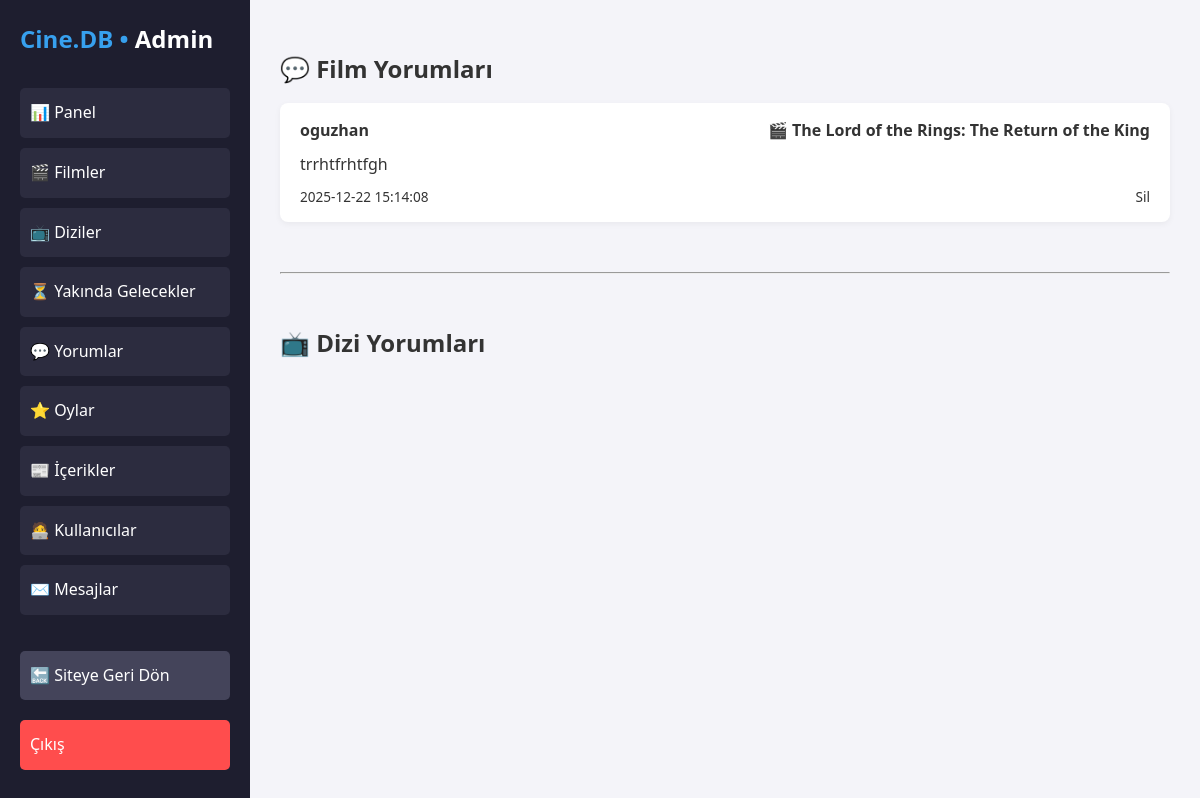
Page /admin/dashboard.php?page=yorumlar (signed in) on the earlier database version.
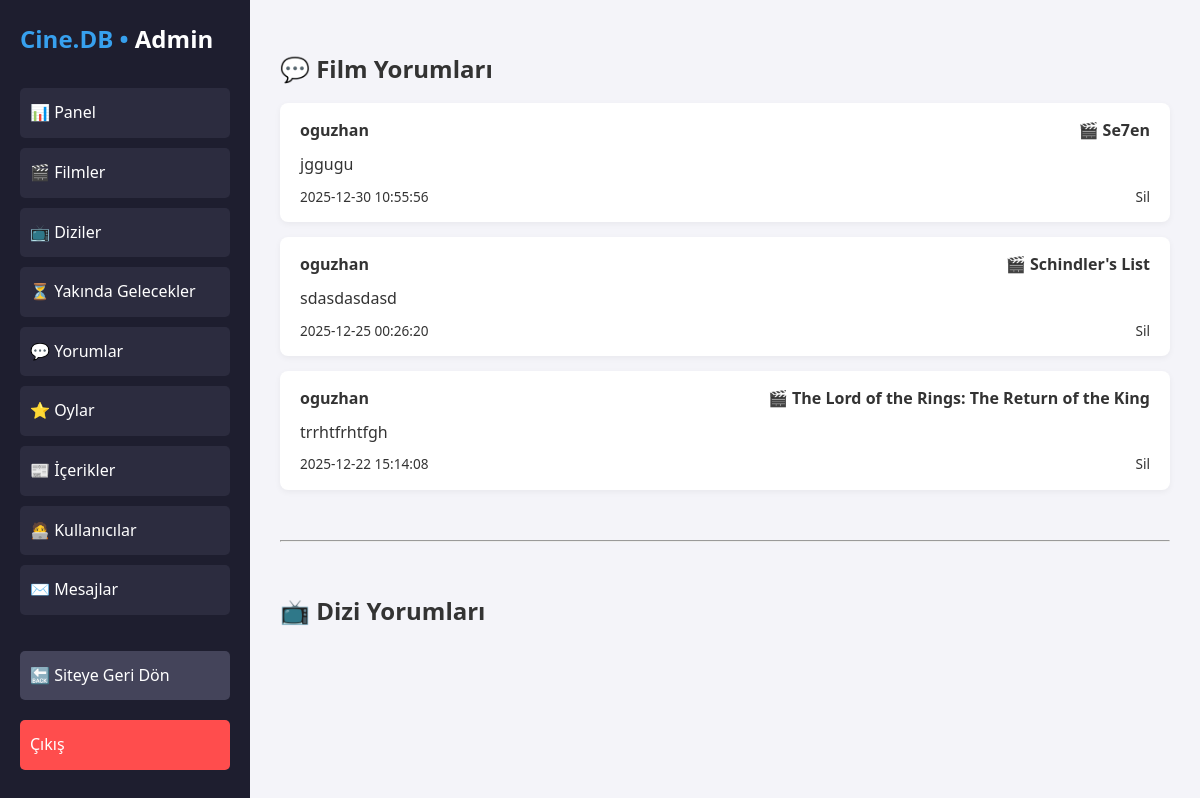
Same page on the later database version.
### tables this page shows
CREATE TABLE `yorumlar` (
  `id` int(11) NOT NULL,
  `film_id` int(11) NOT NULL,
  `dizi_id` int(11) DEFAULT NULL,
  `kullanici_adi` varchar(100) DEFAULT 'Anonim',
  `user_id` int(11) NOT NULL,
  `yorum` text NOT NULL,
  `tarih` datetime DEFAULT current_timestamp()
);

CREATE TABLE `users` (
  `id` int(11) NOT NULL,
  `kullanici_adi` varchar(50) NOT NULL,
  `email` varchar(100) NOT NULL,
  `sifre` varchar(255) NOT NULL,
  `profil_resmi` varchar(255) DEFAULT 'default.png',
  `kayit_tarihi` timestamp NOT NULL DEFAULT current_timestamp(),
  `role` enum('user','admin') NOT NULL DEFAULT 'user',
  `durum` tinyint(1) DEFAULT 1,
  `guncelleme_tarihi` timestamp NULL DEFAULT NULL ON UPDATE current_timestamp()
);

CREATE TABLE `filmler` (
  `id` int(11) NOT NULL,
  `baslik` varchar(255) DEFAULT NULL,
  `yil` int(11) DEFAULT NULL,
  `resim_url` varchar(255) DEFAULT NULL,
  `kategori` varchar(50) DEFAULT 'all',
  `sure` int(11) DEFAULT NULL,
  `tur` varchar(100) DEFAULT NULL,
  `imdb_puani` decimal(2,1) DEFAULT NULL,
  `ozet` text DEFAULT NULL,
  `yonetmen` varchar(255) DEFAULT NULL,
  `yazar` varchar(255) DEFAULT NULL,
  `basroller` varchar(255) DEFAULT NULL,
  `ulke` varchar(100) DEFAULT NULL,
  `fragman_url` text DEFAULT NULL,
  `one_cikan` tinyint(1) DEFAULT 0
);

### admin/dashboard.php (the view, shortened to what this page needs)
<?php
require_once '../config.php';
$page = isset($_GET['page']) ? $_GET['page'] : 'panel';
?>
<!DOCTYPE html>
<html lang="tr">
<head>
    <link rel="stylesheet" href="static/css/admin.css">
</head>
<body>
    <section class="admin-main">
        <div class="admin-main__sidebar">
            <h1><span>Cine.DB •</span> Admin</h1>
            <a href="dashboard.php?page=panel">📊 Panel</a>
            <a href="dashboard.php?page=filmler">🎬 Filmler</a>
            <a href="dashboard.php?page=diziler">📺 Diziler</a>
            <a href="dashboard.php?page=yakinda">⏳ Yakında Gelecekler</a>
            <a href="dashboard.php?page=yorumlar">💬 Yorumlar</a>
            <a href="dashboard.php?page=oylar">⭐ Oylar</a>
            <a href="dashboard.php?page=icerikler">📰 İçerikler</a>
            <a href="dashboard.php?page=kullanicilar">🧑‍💻 Kullanıcılar</a>
            <a href="dashboard.php?page=mesajlar">✉️ Mesajlar</a>
            <a href="../index.php" class="geri-don">🔙 Siteye Geri Dön</a>
            <a href="../cikis.php" class="logout">Çıkış</a>
        </div>
        <div class="admin-main__icerik">
            <?php
            switch ($page) {
                    ?>
                    <?php
                case 'yorumlar':
                    $yorumlar = $pdo->query("
                        SELECT
                            y.id,
                            u.kullanici_adi,
                            y.yorum,
                            y.tarih,
                            f.baslik AS film_baslik
                        FROM yorumlar y
                        JOIN users u ON u.id = y.user_id
                        JOIN filmler f ON f.id = y.film_id
                        ORDER BY y.tarih DESC
                    ")->fetchAll(PDO::FETCH_ASSOC);
                    ?>
                    <div class="yorum-container">
                        <h2>💬 Film Yorumları</h2>
                        <div class="yorum-listesi">
                            <?php foreach ($yorumlar as $y): ?>
                                <div class="yorum-card">
                                    <div class="yorum-ust">
                                        <div class="yorum-isim"><?= $y['kullanici_adi'] ?></div>
                                        <div class="yorum-film">🎬 <?= $y['film_baslik'] ?></div>
                                    </div>
                                    <div class="yorum-metin"><?= nl2br(htmlspecialchars($y['yorum'])) ?></div>
                                    <div class="yorum-alt">
                                        <div class="yorum-tarih"><?= $y['tarih'] ?></div>
                                        <a href="yorum_sil.php?id=<?= $y['id'] ?>&tur=film"
                                            onclick="return confirm('Bu yorumu silmek istiyor musun?')">Sil</a>
                                    </div>
                                </div>
                            <?php endforeach; ?>
                        </div>
                        <hr style="margin:50px 0">
                        <h2>📺 Dizi Yorumları</h2>
                    </div>
                    <?php
                    break;
                    ?>
                    <?php
            }
            ?>
        </div>
    </section>
</body>
</html>

### admin/static/css/admin.css (style rules this page uses)
* { box-sizing: border-box; margin: 0; padding: 0; font-family: "Segoe UI", Tahoma, Geneva, Verdana, sans-serif; }
body { background-color: #f4f4f9; color: #333; line-height: 1.6; }
a { text-decoration: none; color: inherit; }
.admin-main { display: flex; min-height: 100vh; }
.admin-main__sidebar { width: 250px; background-color: #1e1e2f; color: #fff; display: flex; flex-direction: column; padding: 20px; position: fixed; top: 0; left: 0; height: 100vh; overflow-y: auto; z-index: 999; }
.admin-main__sidebar h1 { font-size: 1.5rem; margin-bottom: 30px; }
.admin-main__sidebar h1 span { color: #37a0ee; }
.admin-main__sidebar a { display: block; padding: 12px 10px; margin-bottom: 10px; background-color: #2c2c3f; border-radius: 5px; transition: background 0.3s; }
.admin-main__sidebar a.geri-don { margin-top: auto; background-color: #44445a; }
.admin-main__sidebar a.logout { background-color: #ff4d4d; margin-top: 10px; }
.admin-main__icerik { flex: 1; padding: 30px; margin-left: 250px; }
.yorum-container, .oylar-container { margin-top: 20px; }
.yorum-listesi, .oy-listesi { display: grid; gap: 15px; margin-top: 15px; }
.yorum-card, .oy-kart { background-color: #fff; padding: 15px 20px; border-radius: 8px; box-shadow: 0 2px 6px rgba(0, 0, 0, 0.05); }
.yorum-ust, .oy-ust { display: flex; justify-content: space-between; margin-bottom: 8px; font-weight: bold; }
.yorum-metin, .oy-puan { margin-bottom: 8px; }
.yorum-alt, .oy-alt { display: flex; justify-content: space-between; font-size: 0.85rem; }

Differences in the rows shown:
added yorumlar: user.kullanici_adi "oguzhan", filmler.baslik "Se7en", yorum "jggugu", tarih "2025-12-30 10:55:56"
added yorumlar: user.kullanici_adi "oguzhan", filmler.baslik "Schindler's List", yorum "sdasdasdasd", tarih "2025-12-25 00:26:20"
